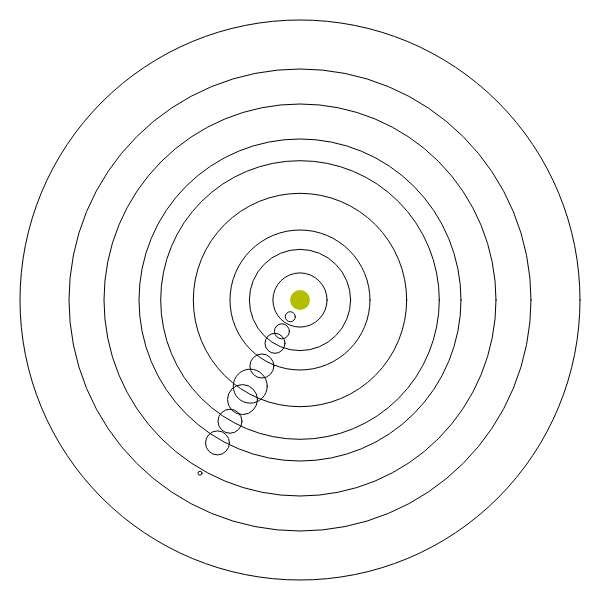
Frame 1 (no input)
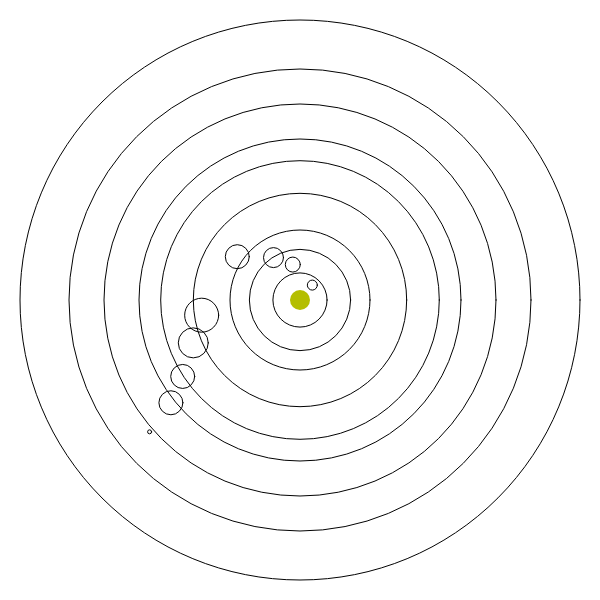
Frame 60 (no input)
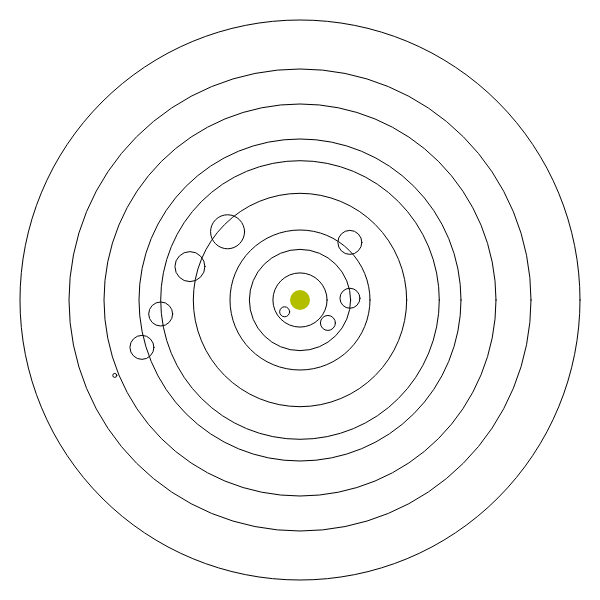
Frame 120 (the mouse pressed at the canvas centre since frame 60)

The p5.js sketch that drew these frames (run headless with seeded random() and noise() and a simulated clock; from frame 60 on, the mouse is pressed at the canvas centre):

// p5.js sketch
// ── sketch.js
var rspeed; //base rotation speed (edited in planet class)
var earthwidth = 20; //base planet size (earth)
var orbitwidth = 140; //base orbit PATH width (earth)
var x = 50; //base orbit distance (from sun)

//PLANETS IN OVERWORLD
var earth;
var mercury;
var venus;
var mars;
var jupiter;
var saturn;
var uranus;
var neptune;
var pluto;


function setup() {
	createCanvas(600, 600);
	background(255);
	fill(0);
	rspeed = radians(2);
	earth = new Planet(1, 1, 1, 0);
	mercury = new Planet(0.5, 1.607, 0.387, 0);
	venus = new Planet(0.75, 1.174, 0.723, 0);
	mars = new Planet(1.2, 0.802, 1.524, 0);
	jupiter = new Planet(1.7, 0.434, 1.99, 0);
	saturn = new Planet(1.5, 0.323, 2.3, 0);
	uranus = new Planet(1.2, 0.228, 2.8, 0);
	neptune = new Planet(1.2, 0.182, 3.3, 0);
	pluto = new Planet(0.2, 0.159, 4.0, 0);
}

function draw() {
	background(255);
	fill(180, 190, 0);
	noStroke();
	ellipse(width/2, height/2, 20, 20);
	//planet 
	earth.spin();
	mercury.spin();
	venus.spin();
	mars.spin();
	jupiter.spin();
	saturn.spin();
	uranus.spin();
	neptune.spin();
	pluto.spin();

}
// ── Planet.js
var Planet = function(relsize, relspeed, relradius, starting) {
	this.size = relsize * earthwidth;
	this.speed = relspeed * rspeed * -1; //speed of individual planet
	this.start = starting - (PI / 6); //starting position
	this.orbit = orbitwidth * relradius; //size of orbit cirle
	this.radius = relradius * x; //radius size 

	this.constant = width / 2; //middle x position of rotation
	this.x; //x and y positions of planet
	this.y;

	this.spin = function() {
		noFill();
		stroke(2);
		ellipse(width / 2, height / 2, this.orbit, this.orbit);

		this.x = this.constant + sin(this.start) * this.radius;
		this.y = this.constant + cos(this.start) * this.radius;
		ellipse(this.x, this.y, this.size, this.size);
		this.start += this.speed;

		//used this ^ rotation function instead of translate&rotate so i could track x&y positions
		/*
		push();
		translate(width / 2, height / 2);
		rotate(this.start);
		fill(0);
		ellipse(this.radius, this.radius, this.size, this.size);
		this.start += this.speed;
		pop();
		*/
	}

}
